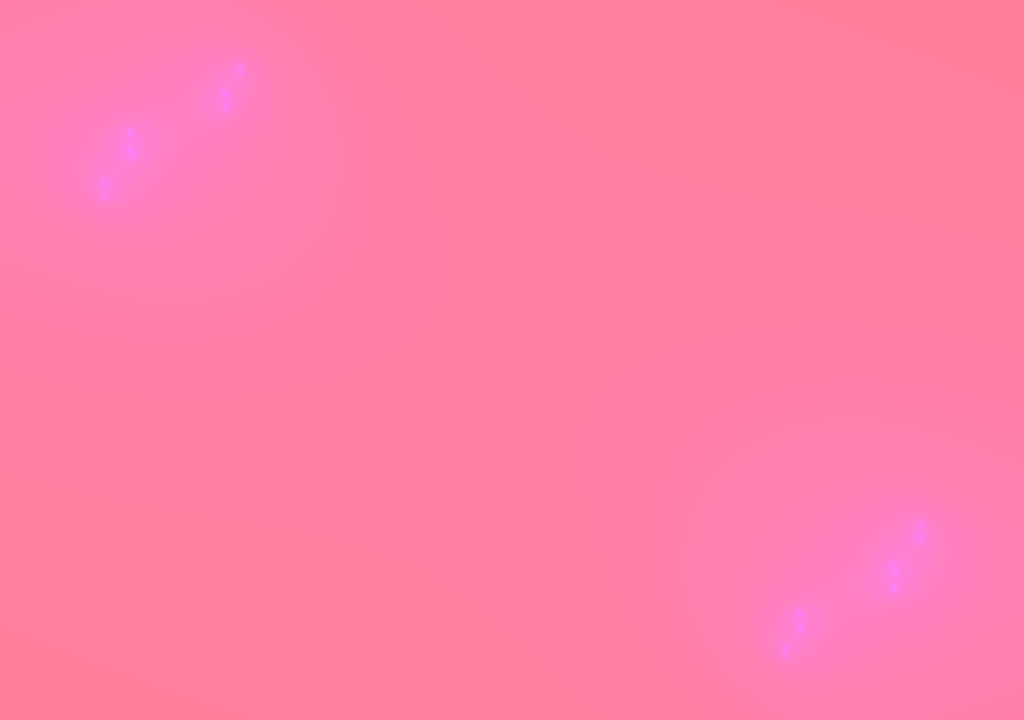
Frame 1 (no input)
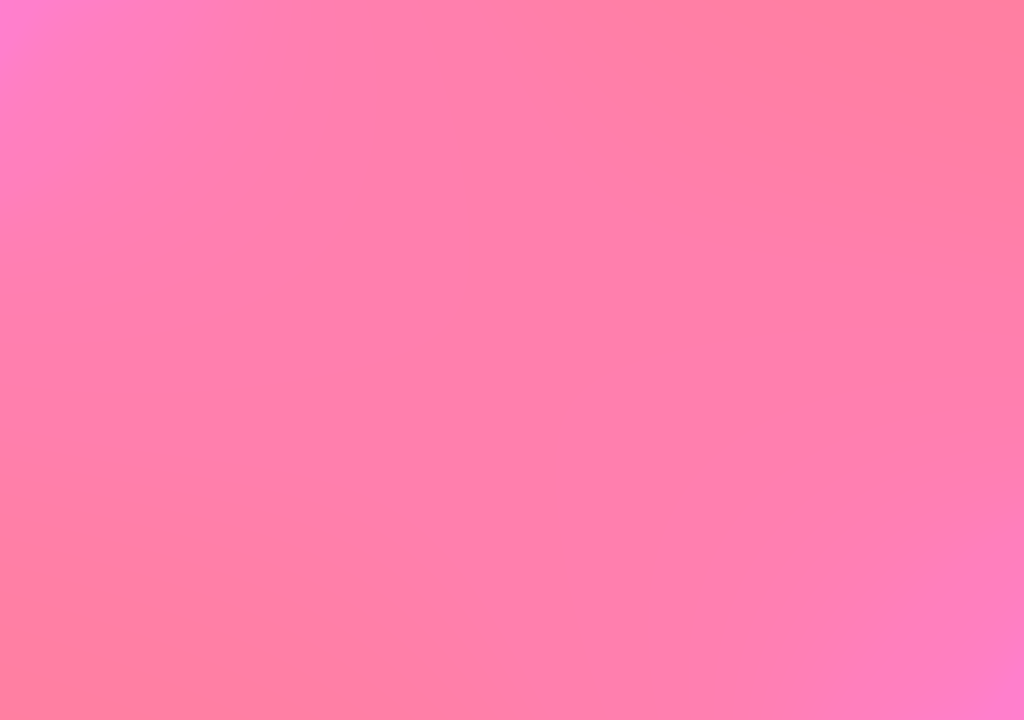
Frame 60 (the mouse pressed at the canvas centre just before this capture)
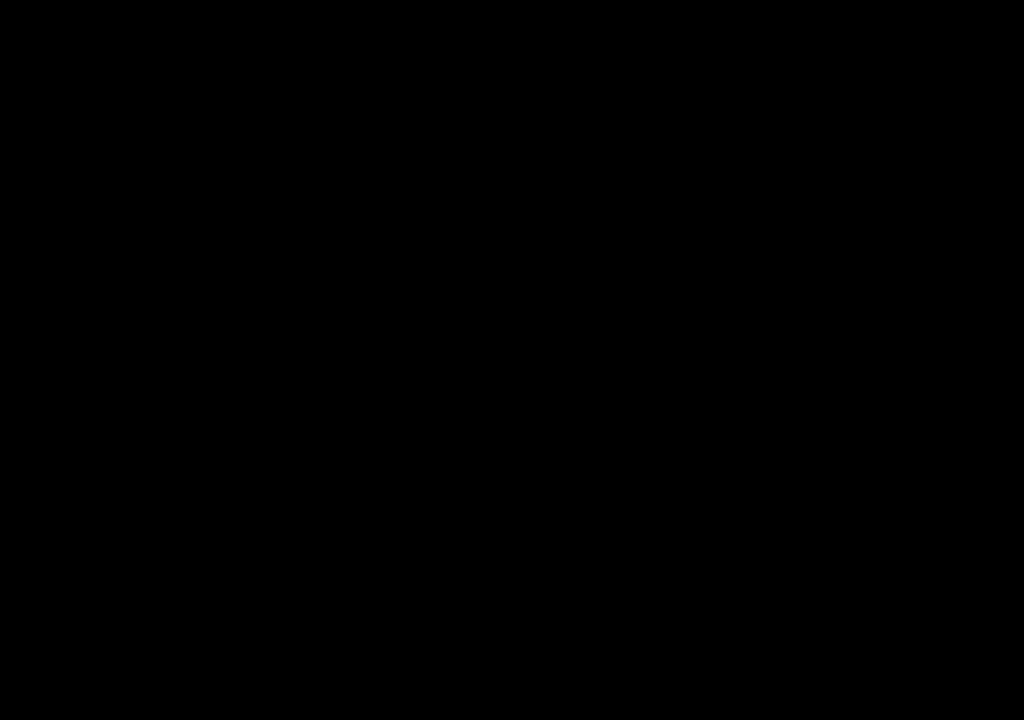
Frame 120 (the mouse held since frame 60 and released just before this capture)

The Processing sketch that drew these frames (run headless with seeded random() and noise(); from frame 60 on, the mouse is pressed at the canvas centre):

// Processing sketch: JuliaSets
// ── JuliaSets.pde
/**
 * The Mandelbrot Set
 * by Daniel Shiffman.  
 * (slight modification by Agustín Vallejo)
 *
 * Simple rendering of the Mandelbrot set.
 */

float s = 1.0; // Scale
float f = 0.99; // Transform coefficient
float w = 3.0;
float h = (w * height) / width;
PVector center0 = new PVector(width/2,height/2);
PVector center = new PVector(0,0);


void setup(){
  size(1024 , 720);
  colorMode(HSB,1);
}

void draw(){
  background(0);

  PVector mouse = new PVector(mouseX,mouseY);
  float limX = map(center.x,0,width,-1,1);
  float limY = map(center.y,0,height,-1,1);
  float ca = map(mouseX,0,width,limX-s,limX+s);
  float cb = map(mouseY,0,height,limY-s,limY+s);
  
  center.lerp(mouse,0.9);
  
  
  // Establish a range of values on the complex plane
  // A different range will allow us to "zoom" in or out on the fractal
  
  // It all starts with the width, try higher or lower values
  h = (w * height) / width;
  
  // Start at negative half the width and height
  float xmin = -w/2;
  float ymin = -h/2;

  // Make sure we can write to the pixels[] array.
  // Only need to do this once since we don't do any other drawing.
  loadPixels();
  
  // Maximum number of iterations for each point on the complex plane
  int maxiterations = 50;
  
  // x goes from xmin to xmax
  float xmax = xmin + w;
  // y goes from ymin to ymax
  float ymax = ymin + h;
  
  // Calculate amount we increment x,y for each pixel
  float dx = (xmax - xmin) / (width);
  float dy = (ymax - ymin) / (height);
  
  // Start y
  float y = ymin;
  for (int j = 0; j < height; j++) {
    // Start x
    float x = xmin;
    for (int i = 0; i < width; i++) {
  
      // Now we test, as we iterate z = z^2 + c does z tend towards infinity?
      float a = x;
      float b = y;
      int n = 0;
      float max = 4;  // Infinity in our finite world is simple, let's just consider it 4
      float absOld = 0.0;
      float convergeNumber = maxiterations; // this will change if the while loop breaks due to non-convergence
      while (n < maxiterations) {
        // We suppose z = a+ib
        float aa = a * a;
        float bb = b * b;
        float abs = sqrt(aa + bb);
        if (abs > max) { // |z| = sqrt(a^2+b^2)
          // Now measure how much we exceeded the maximum: 
          float diffToLast = (float) (abs - absOld);
          float diffToMax  = (float) (max - absOld);
          convergeNumber = n + diffToMax/diffToLast;
          break;  // Bail
        }
        float twoab = 2.0 * a * b;
        a = aa - bb + ca; // this operation corresponds to z -> z^2+c where z=a+ib c=(x,y)
        b = twoab + cb;
        n++;
        absOld = abs;
      }
  
      // We color each pixel based on how long it takes to get to infinity
      // If we never got there, let's pick the color black
      if (n == maxiterations) {
        pixels[i+j*width] = color(0);
      } else {
        // Gosh, we could make fancy colors here if we wanted
        float norm = map(convergeNumber, 0, maxiterations, 0, 1);
        pixels[i+j*width] = color(1-norm,0.5,1);
      }
      x += dx;
    }
    y += dy;
  }
  updatePixels();
  
  w *= f;
  s *= f;
}
